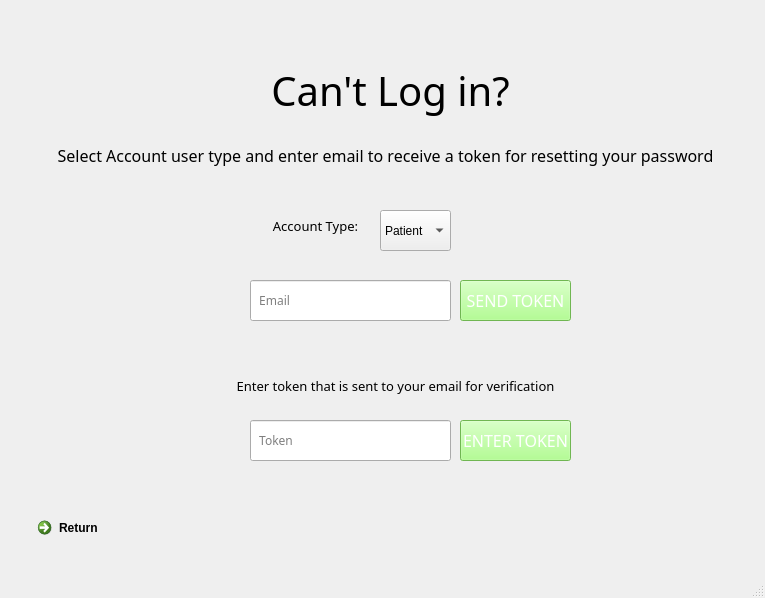
<?xml version="1.0" encoding="UTF-8"?>
<ui version="4.0">
 <class>MainWindow</class>
 <widget class="QMainWindow" name="MainWindow">
  <property name="geometry">
   <rect>
    <x>0</x>
    <y>0</y>
    <width>765</width>
    <height>598</height>
   </rect>
  </property>
  <property name="windowTitle">
   <string>MainWindow</string>
  </property>
  <widget class="QWidget" name="centralwidget">
   <widget class="QLabel" name="Welcome_label_2">
    <property name="enabled">
     <bool>true</bool>
    </property>
    <property name="geometry">
     <rect>
      <x>210</x>
      <y>50</y>
      <width>361</width>
      <height>81</height>
     </rect>
    </property>
    <property name="sizePolicy">
     <sizepolicy hsizetype="Preferred" vsizetype="Preferred">
      <horstretch>0</horstretch>
      <verstretch>0</verstretch>
     </sizepolicy>
    </property>
    <property name="font">
     <font>
      <family>Yu Gothic UI Semibold</family>
      <pointsize>30</pointsize>
      <weight>7</weight>
      <italic>false</italic>
      <bold>false</bold>
     </font>
    </property>
    <property name="layoutDirection">
     <enum>Qt::LeftToRight</enum>
    </property>
    <property name="autoFillBackground">
     <bool>false</bool>
    </property>
    <property name="styleSheet">
     <string notr="true">
font: 63 30pt &quot;Yu Gothic UI Semibold&quot;;</string>
    </property>
    <property name="text">
     <string>Can't Log in?</string>
    </property>
    <property name="alignment">
     <set>Qt::AlignCenter</set>
    </property>
   </widget>
   <widget class="QLabel" name="AccountLabel">
    <property name="enabled">
     <bool>true</bool>
    </property>
    <property name="geometry">
     <rect>
      <x>180</x>
      <y>200</y>
      <width>271</width>
      <height>51</height>
     </rect>
    </property>
    <property name="sizePolicy">
     <sizepolicy hsizetype="Preferred" vsizetype="Preferred">
      <horstretch>0</horstretch>
      <verstretch>0</verstretch>
     </sizepolicy>
    </property>
    <property name="font">
     <font>
      <family>Yu Gothic UI Semibold</family>
      <pointsize>10</pointsize>
      <weight>7</weight>
      <italic>false</italic>
      <bold>false</bold>
     </font>
    </property>
    <property name="layoutDirection">
     <enum>Qt::LeftToRight</enum>
    </property>
    <property name="autoFillBackground">
     <bool>false</bool>
    </property>
    <property name="styleSheet">
     <string notr="true">
font: 63 10pt &quot;Yu Gothic UI Semibold&quot;;
</string>
    </property>
    <property name="text">
     <string>Account Type:</string>
    </property>
    <property name="alignment">
     <set>Qt::AlignCenter</set>
    </property>
   </widget>
   <widget class="QComboBox" name="UserType">
    <property name="geometry">
     <rect>
      <x>380</x>
      <y>210</y>
      <width>71</width>
      <height>41</height>
     </rect>
    </property>
    <item>
     <property name="text">
      <string>Patient</string>
     </property>
    </item>
    <item>
     <property name="text">
      <string>Clinic</string>
     </property>
    </item>
    <item>
     <property name="text">
      <string>Doctor</string>
     </property>
    </item>
   </widget>
   <widget class="QLineEdit" name="Email_line">
    <property name="geometry">
     <rect>
      <x>250</x>
      <y>280</y>
      <width>201</width>
      <height>41</height>
     </rect>
    </property>
    <property name="font">
     <font>
      <family>Bahnschrift Light</family>
     </font>
    </property>
    <property name="placeholderText">
     <string>  Email</string>
    </property>
   </widget>
   <widget class="QLabel" name="Welcome_label_6">
    <property name="enabled">
     <bool>true</bool>
    </property>
    <property name="geometry">
     <rect>
      <x>50</x>
      <y>130</y>
      <width>671</width>
      <height>51</height>
     </rect>
    </property>
    <property name="sizePolicy">
     <sizepolicy hsizetype="Preferred" vsizetype="Preferred">
      <horstretch>0</horstretch>
      <verstretch>0</verstretch>
     </sizepolicy>
    </property>
    <property name="font">
     <font>
      <family>Yu Gothic UI Semibold</family>
      <pointsize>12</pointsize>
      <weight>7</weight>
      <italic>false</italic>
      <bold>false</bold>
     </font>
    </property>
    <property name="layoutDirection">
     <enum>Qt::LeftToRight</enum>
    </property>
    <property name="autoFillBackground">
     <bool>false</bool>
    </property>
    <property name="styleSheet">
     <string notr="true">
font: 63 12pt &quot;Yu Gothic UI Semibold&quot;;
</string>
    </property>
    <property name="text">
     <string>Select Account user type and enter email to receive a token for resetting your password</string>
    </property>
    <property name="alignment">
     <set>Qt::AlignCenter</set>
    </property>
   </widget>
   <widget class="QPushButton" name="SendToken">
    <property name="geometry">
     <rect>
      <x>460</x>
      <y>280</y>
      <width>111</width>
      <height>41</height>
     </rect>
    </property>
    <property name="font">
     <font>
      <family>Bahnschrift SemiLight SemiConde</family>
      <pointsize>12</pointsize>
     </font>
    </property>
    <property name="autoFillBackground">
     <bool>false</bool>
    </property>
    <property name="styleSheet">
     <string notr="true">background-color: #9dff73;
color: #FFFFFF;
</string>
    </property>
    <property name="text">
     <string>SEND TOKEN</string>
    </property>
    <property name="autoDefault">
     <bool>false</bool>
    </property>
   </widget>
   <widget class="QCommandLinkButton" name="ReturnToLogin">
    <property name="geometry">
     <rect>
      <x>30</x>
      <y>510</y>
      <width>185</width>
      <height>41</height>
     </rect>
    </property>
    <property name="text">
     <string>Return</string>
    </property>
   </widget>
   <widget class="QLineEdit" name="Token_line">
    <property name="geometry">
     <rect>
      <x>250</x>
      <y>420</y>
      <width>201</width>
      <height>41</height>
     </rect>
    </property>
    <property name="font">
     <font>
      <family>Bahnschrift Light</family>
     </font>
    </property>
    <property name="placeholderText">
     <string>  Token</string>
    </property>
   </widget>
   <widget class="QPushButton" name="EnterToken">
    <property name="geometry">
     <rect>
      <x>460</x>
      <y>420</y>
      <width>111</width>
      <height>41</height>
     </rect>
    </property>
    <property name="font">
     <font>
      <family>Bahnschrift SemiLight SemiConde</family>
      <pointsize>12</pointsize>
     </font>
    </property>
    <property name="autoFillBackground">
     <bool>false</bool>
    </property>
    <property name="styleSheet">
     <string notr="true">background-color: #9dff73;
color: #FFFFFF;
</string>
    </property>
    <property name="text">
     <string>ENTER TOKEN</string>
    </property>
    <property name="autoDefault">
     <bool>false</bool>
    </property>
   </widget>
   <widget class="QLabel" name="Welcome_label_7">
    <property name="enabled">
     <bool>true</bool>
    </property>
    <property name="geometry">
     <rect>
      <x>120</x>
      <y>360</y>
      <width>551</width>
      <height>51</height>
     </rect>
    </property>
    <property name="sizePolicy">
     <sizepolicy hsizetype="Preferred" vsizetype="Preferred">
      <horstretch>0</horstretch>
      <verstretch>0</verstretch>
     </sizepolicy>
    </property>
    <property name="font">
     <font>
      <family>Yu Gothic UI Semibold</family>
      <pointsize>10</pointsize>
      <weight>7</weight>
      <italic>false</italic>
      <bold>false</bold>
     </font>
    </property>
    <property name="layoutDirection">
     <enum>Qt::LeftToRight</enum>
    </property>
    <property name="autoFillBackground">
     <bool>false</bool>
    </property>
    <property name="styleSheet">
     <string notr="true">
font: 63 10pt &quot;Yu Gothic UI Semibold&quot;;
</string>
    </property>
    <property name="text">
     <string>Enter token that is sent to your email for verification</string>
    </property>
    <property name="alignment">
     <set>Qt::AlignCenter</set>
    </property>
   </widget>
  </widget>
  <widget class="QStatusBar" name="statusbar"/>
 </widget>
 <resources/>
 <connections/>
</ui>
